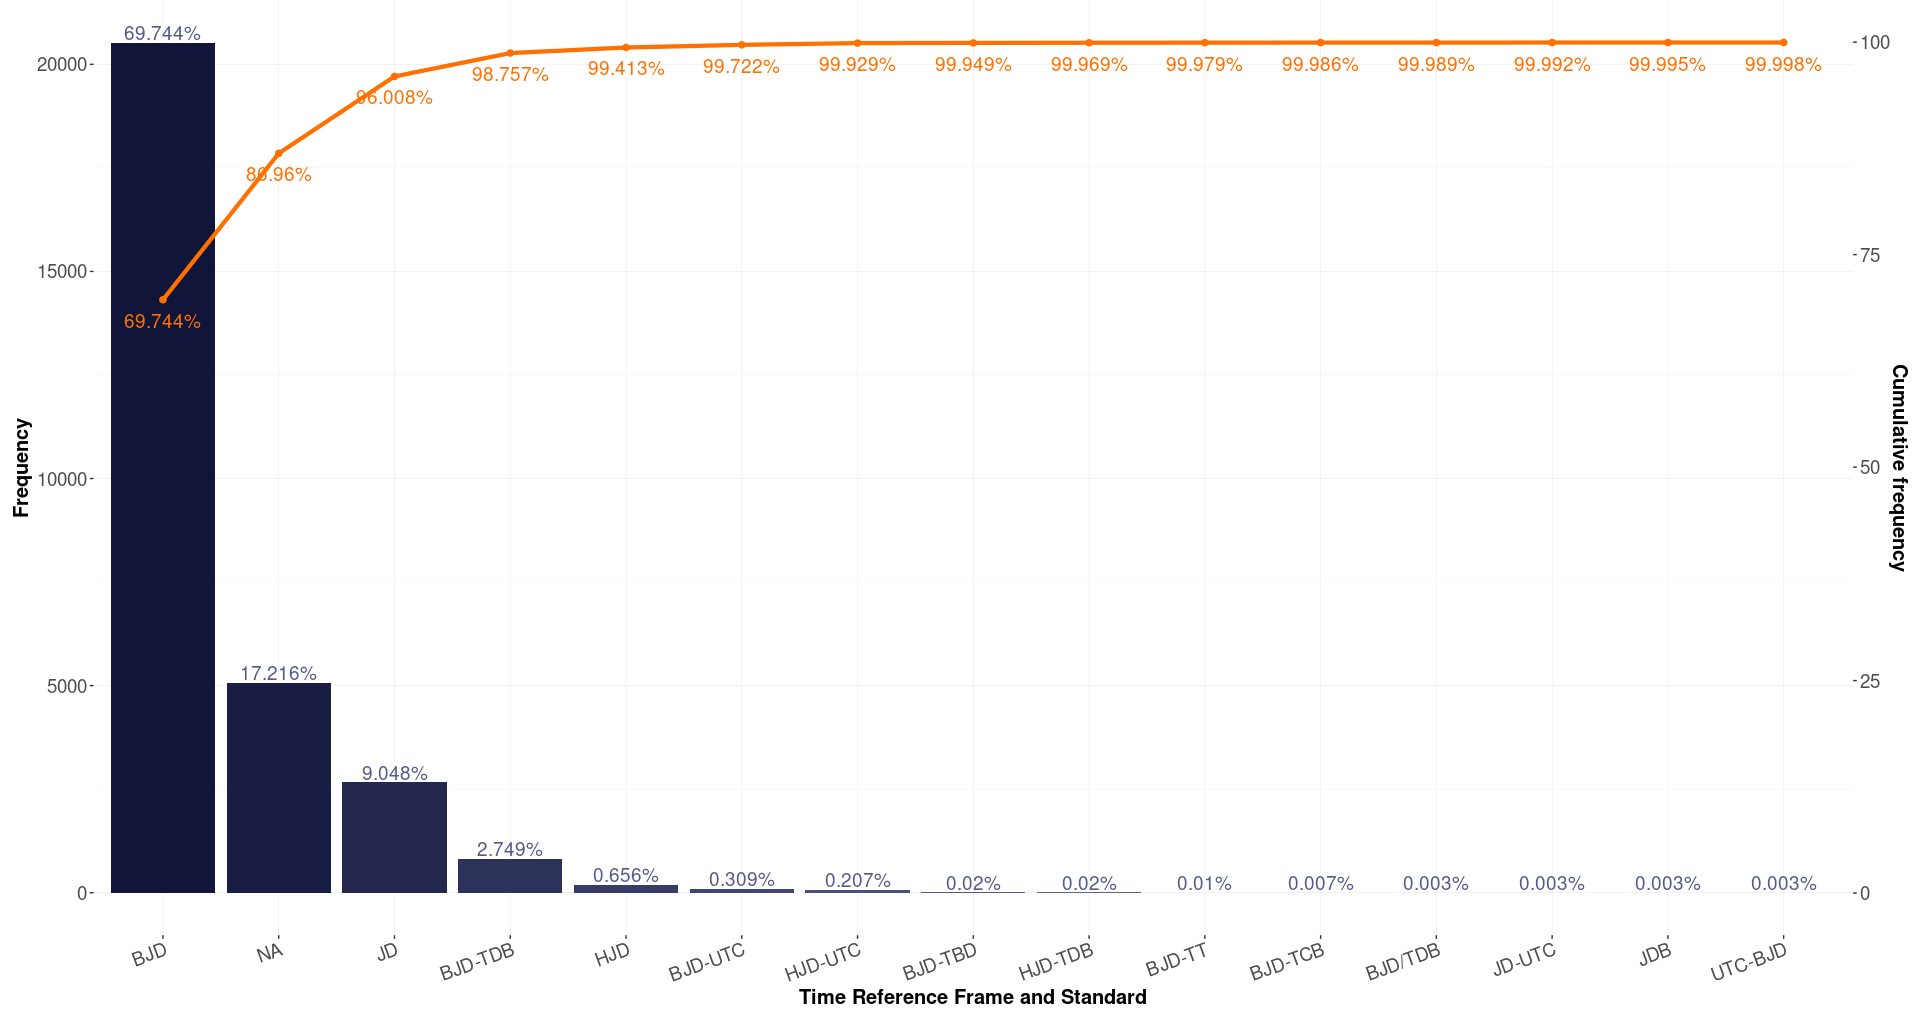

The script that drew this image:

# Paths:
path_data = "data/"
path_lib = "renv/library/R-4.1/x86_64-pc-linux-gnu/"

# Packages:
require(dplyr, lib = path_lib)
require(readr, lib = path_lib)
require(RColorBrewer, lib = path_lib)
require(ggplot2, lib = path_lib)

# Dataset:
df = readr::read_csv(paste0(path_data, "nasa_exoplanets.csv")) %>%
    as.data.frame()
df_varnames = readr::read_csv(paste0(path_data, "nasa_exoplanets_var_names.csv")) %>%
    as.data.frame()

# Variables:
cat_var = "pl_tsystemref"
cat_var_name = (df_varnames %>%
                    dplyr::filter(var == cat_var))$var_name

# Adapt the data:
df_plot = df %>%
    dplyr::group_by(eval(parse(text = cat_var))) %>%
    dplyr::summarise(freq = n()) %>%
    as.data.frame() %>%
    dplyr::arrange(desc(freq))
names(df_plot)[1] = "level"

# Deal with NA:
df_plot$level[which(is.na(df_plot$level))] = "NA"

# Levels order:
df_plot$level = factor(x = df_plot$level,
                       levels = unique(df_plot$level))

# Relative frequency:
df_plot$freq_rel = round(df_plot$freq/sum(df_plot$freq)*100,
                         digits = 3)
df_plot$freq_rel_char = paste0(df_plot$freq_rel, "%")

# Cumulative frequency:
df_plot$freq_rel_cum = cumsum(df_plot$freq_rel)
df_plot$freq_rel_cum_char = paste0(df_plot$freq_rel_cum, "%")
df_plot$ind = 1:nrow(df_plot)

n = nrow(df_plot)
pareto_scale = df_plot$freq_rel_cum[n]/df_plot$freq[1]

# Plot:
my_palette = colorRampPalette(c("#111539", "#97A1D9"))
p = ggplot(data = df_plot) + 
    geom_bar(
        aes(
            x = level,
            y = freq,
            fill = level
        ),
        stat = "identity",
        show.legend = FALSE
    ) +
    geom_text(
        aes(
            x = level, 
            y = freq, 
            label = freq_rel_char
        ),
        color = my_palette(3)[2],
        size = 5,
        vjust = -0.2
    ) +
    scale_fill_manual(values = my_palette(nrow(df_plot))) +
    geom_line(
        aes(
            x = ind,
            y = freq_rel_cum/pareto_scale
        ),
        color = "#FF7000",
        size = 1.5
    ) +
    geom_point(
        aes(
            x = ind,
            y = freq_rel_cum/pareto_scale
        ),
        color = "#FF7000",
        size = 2
    ) +
    geom_text(
        aes(
            x = level, 
            y = freq_rel_cum/pareto_scale, 
            label = freq_rel_cum_char
        ),
        color = "#FF7000",
        size = 5,
        vjust = 2
    ) +
    scale_y_continuous(
        sec.axis = sec_axis(
            trans = ~ .*pareto_scale,
            name = "Cumulative frequency"
        )
    ) +
    theme(
        axis.text.x = element_text(
            size = 14,
            angle = 20, 
            hjust = 1,
            vjust = 1
        ),
        axis.text.y = element_text(size = 14),
        axis.title.x = element_text(
            size = 15,
            face = "bold"
        ),
        axis.title.y = element_text(
            size = 15,
            face = "bold"
        ),
        panel.background = element_rect(fill = "white"),
        panel.grid.major = element_line(
            size = 0.2,
            linetype = "solid",
            colour = "#eaeaea"
        ),
        panel.grid.minor = element_line(
            size = 0.1,
            linetype = "solid",
            colour = "#eaeaea"
        ),
        plot.margin = margin(
            t = 0, 
            r = 5,
            b = 5, 
            l = 10,
            unit = "pt"
        )
    ) +
    xlab(cat_var_name) +
    ylab("Frequency")

p
